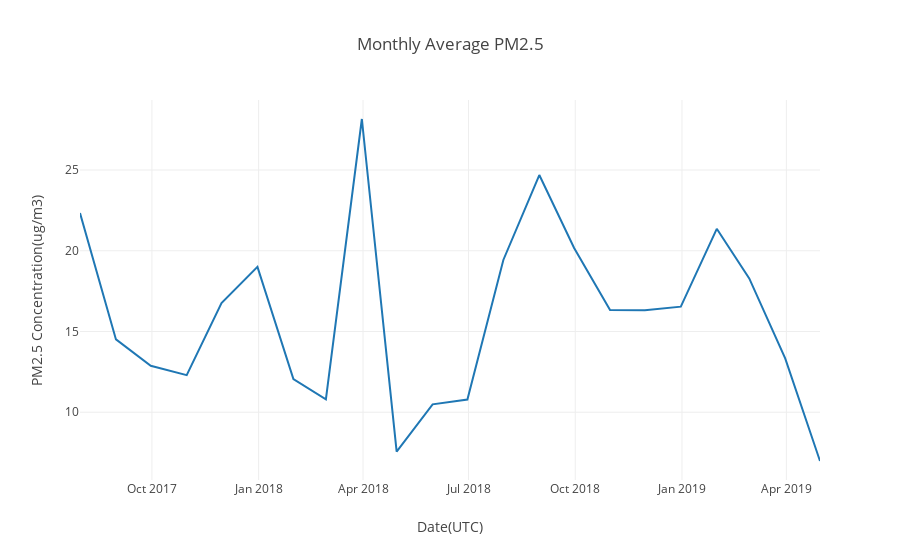

Notebook source saved alongside this figure:
### Code cell
monthly_pm25_trend = go.Scatter(x=monthly_average_airquality_data_concentrations.index,
                         y = monthly_average_airquality_data_concentrations['PM2.5(Ug/m3)'].values,
                         #mode='lines+markers',
                        #marker = dict(color=list(map(SetColor, average_monthly_pm25)), size = 17),
                 ) 

layout = go.Layout(title='Monthly Average PM2.5 ', xaxis=dict(title='Date(UTC)'),
                   yaxis=dict(title='PM2.5 Concentration(ug/m3)'))

fig = go.Figure(data=[monthly_pm25_trend], layout=layout)
iplot(fig)
pio.write_image(fig, os.path.join(filepath , 'monthly_average_pm25_concentration_trend.png'))

### Figure 1 — Plotly figure (JSON) as saved in the notebook; plotly's stock layout.template omitted (floating-point values rounded to 4 significant figures)
{"data": [{"type": "scatter", "uid": "af0d9672-bacd-47a8-853f-e054064d2334", "x": ["2017-07-31", "2017-08-31", "2017-09-30", "2017-10-31", "2017-11-30", "2017-12-31", "2018-01-31", "2018-02-28", "2018-03-31", "2018-04-30", "2018-05-31", "2018-06-30", "2018-07-31", "2018-08-31", "2018-09-30", "2018-10-31", "2018-11-30", "2018-12-31", "2019-01-31", "2019-02-28", "2019-03-31", "2019-04-30"], "y": [22.34, 14.51, 12.88, 12.3, 16.76, 19, 12.05, 10.8, 28.16, 7.56, 10.49, 10.79, 19.43, 24.69, 20.17, 16.33, 16.32, 16.54, 21.36, 18.29, 13.33, 6.98]}], "layout": {"title": {"text": "Monthly Average PM2.5 "}, "xaxis": {"title": {"text": "Date(UTC)"}}, "yaxis": {"title": {"text": "PM2.5 Concentration(ug/m3)"}}}}
